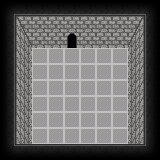

This is a level from a 2D game, rendered from its Tiled map with the project's own tilesets. A one-line summary and the map file follow, with tile-layer data summarised:
An orthogonal 10x10 tile map with 16x16 px tiles, 8 tile layers (background, tile, detail1, detail2, ...), 4 tilesets.

<map version="1.0" tiledversion="1.0.2" orientation="orthogonal" renderorder="left-up" width="10" height="10" tilewidth="16" tileheight="16" nextobjectid="1">
 <tileset firstgid="1" name="texturesCAVE_01" tilewidth="16" tileheight="16" tilecount="256" columns="16">
  <image source="texturesCAVE_01.png" width="256" height="256" />
 </tileset>
 <tileset firstgid="257" name="texturesFORTRESS_01" tilewidth="16" tileheight="16" tilecount="256" columns="16">
  <image source="texturesFORTRESS_01.png" width="256" height="256" />
 </tileset>
 <tileset firstgid="513" name="texturesTRIM_01" tilewidth="16" tileheight="16" tilecount="64" columns="8">
  <image source="texturesTRIM_01.png" width="128" height="128" />
 </tileset>
 <tileset firstgid="577" name="LIGHTMAPS_01" tilewidth="16" tileheight="16" tilecount="64" columns="8">
  <image source="LIGHTMAPS_01.png" width="128" height="128" />
 </tileset>
 <layer name="background" width="10" height="10">
  <data>[100 cells, 100 non-empty, 1 distinct tile ids]</data>
 </layer>
 <layer name="tile" width="10" height="10">
  <data>[100 cells, 64 non-empty, 9 distinct tile ids]</data>
 </layer>
 <layer name="detail1" width="10" height="10">
  <data>[100 cells, 40 non-empty, 12 distinct tile ids]</data>
 </layer>
 <layer name="detail2" width="10" height="10">
  <data>[100 cells, 0 non-empty, 0 distinct tile ids]</data>
 </layer>
 <layer name="water" width="10" height="10">
  <data>[100 cells, 0 non-empty, 0 distinct tile ids]</data>
 </layer>
 <layer name="detail3" width="10" height="10">
  <data>[100 cells, 0 non-empty, 0 distinct tile ids]</data>
 </layer>
 <layer name="gameplay" width="10" height="10">
  <data>[100 cells, 0 non-empty, 0 distinct tile ids]</data>
 </layer>
 <layer name="above" width="10" height="10">
  <data>[100 cells, 36 non-empty, 8 distinct tile ids]</data>
 </layer>
 <objectgroup name="collisions" />
 <objectgroup name="entities" />
 <objectgroup name="creatures" />
 <objectgroup name="script" />
 <objectgroup name="triggers" />
</map>